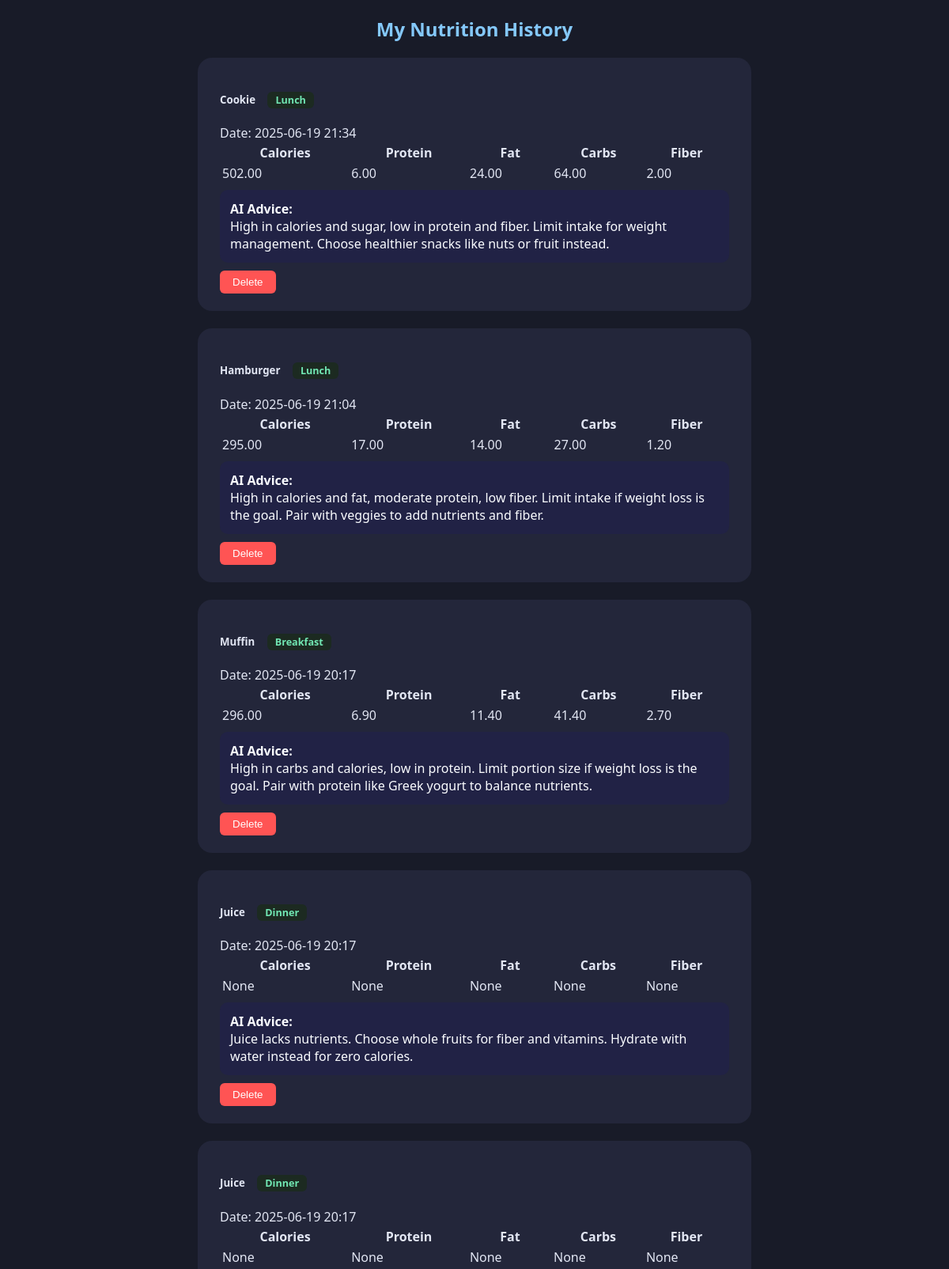
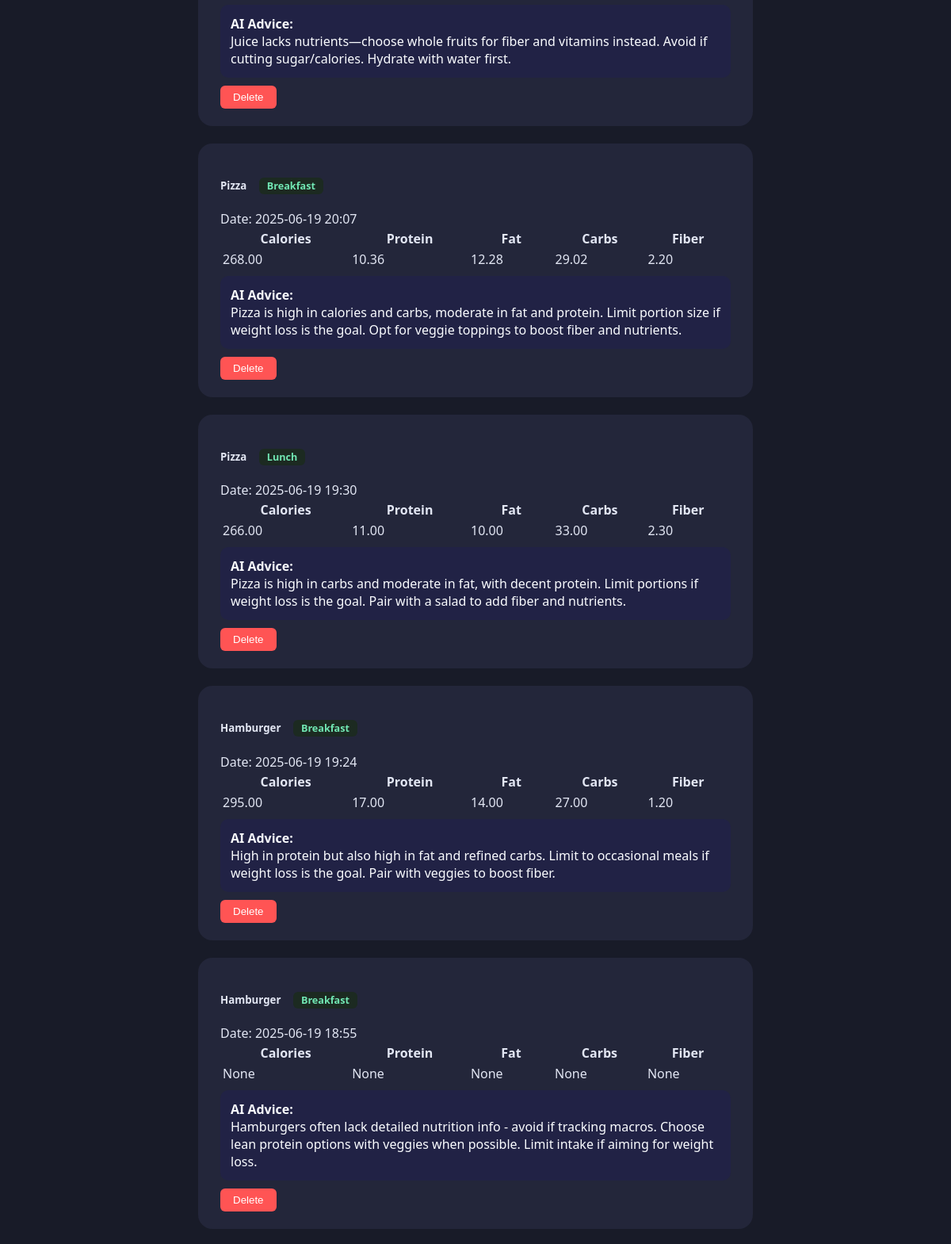
The page /history (signed in, upper part) on the database its author committed (2 pictures, top to bottom).
### backend/models.py (models this page shows)
class AnalysisHistory(db.Model):
    id = db.Column(db.Integer, primary_key=True)
    user_id = db.Column(db.Integer, nullable=False)
    food_name = db.Column(db.String(100))
    nutrients = db.Column(db.Text)
    ai_advice = db.Column(db.Text)
    timestamp = db.Column(db.DateTime, default=datetime.utcnow)
    tag = db.Column(db.String(20))

### app.py (the view)
    @app.route('/history')
    def history():
        if 'user_id' not in session:
            flash('Please log in first!')
            return redirect(url_for('login'))
        records = AnalysisHistory.query.filter_by(user_id=session['user_id']).order_by(
            AnalysisHistory.timestamp.desc()).all()
        for r in records:
            try:
                r.nutrients_dict = json.loads(r.nutrients)
            except Exception:
                r.nutrients_dict = {}
        return render_template('history.html', records=records)

### templates/history.html (shortened to what this page needs)
<!DOCTYPE html>
<html lang="en">
<head>
</head>
<body>
<h2 style="text-align:center;color:#84c8fa;">My Nutrition History</h2>
<div style="max-width:700px; margin:0 auto;">
    {% for item in records %}
    <div class="history-card">
        <h5>
            {{ item.food_name }}
            {% if item.tag %}
            <span class="meal-tag">
                            {{ item.tag.replace('_', ' ') | title }}
                        </span>
            {% endif %}
        </h5>
        <div>Date: {{ item.timestamp.strftime('%Y-%m-%d %H:%M') }}</div>
        <div class="nutrients-table">
            <table style="width:100%;">
                <tr>
                    {% for key in item.nutrients_dict.keys() %}
                    <th>{{ key|capitalize }}</th>
                    {% endfor %}
                </tr>
                <tr>
                    {% for value in item.nutrients_dict.values() %}
                    <td>
                        {% if value is number %}
                        {{ '%.2f'|format(value) }}
                        {% else %}
                        {{ value }}
                        {% endif %}
                    </td>
                    {% endfor %}
                </tr>
            </table>
        </div>
        {% if item.ai_advice %}
        <div class="advice"><b>AI Advice:</b><br>{{ item.ai_advice }}</div>
        {% endif %}
        <form action="{{ url_for('delete_history', history_id=item.id) }}" method="post" style="display:inline;">
            <button type="submit"
                    onclick="return confirm('Are you sure you want to delete this record?');"
                    style="background:#ff5454;color:#fff;border:none;border-radius:6px;padding:7px 16px;cursor:pointer;margin-top:10px;">
                Delete
            </button>
        </form>
    </div>
    {% endfor %}
</div>
</body>
</html>

### templates/history.html (style rules this page uses)
body { background: #181b28; color: #e2e6f3; font-family: 'Segoe UI', Arial, sans-serif; }
.history-card { background: #23263a; border-radius: 18px; margin-bottom: 22px; padding: 22px 28px; }
.advice { background: #212245; color: #fafcff; border-radius: 10px; padding: 13px; margin-top: 7px; }
.meal-tag { font-size: 0.95em; color: #71e7b3; background: #1c2a21; border-radius: 6px; padding: 2px 10px; margin-left: 12px; }

### rows shown on the page
AnalysisHistory: food_name "Cookie", tag.replace "Lunch", timestamp "2025-06-19 21:34", keys "Calories" "Protein" "Fat" "Carbs" "Fiber", value "502.00" "6.00" "24.00" "64.00" "2.00", ai_advice "High in calories and sugar, low in protein and fiber. Limit intake for weight management. Choose healthier snacks like nuts or fruit instead."
AnalysisHistory: food_name "Hamburger", tag.replace "Lunch", timestamp "2025-06-19 21:04", keys "Calories" "Protein" "Fat" "Carbs" "Fiber", value "295.00" "17.00" "14.00" "27.00" "1.20", ai_advice "High in calories and fat, moderate protein, low fiber. Limit intake if weight loss is the goal. Pair with veggies to add nutrients and fiber."
AnalysisHistory: food_name "Muffin", tag.replace "Breakfast", timestamp "2025-06-19 20:17", keys "Calories" "Protein" "Fat" "Carbs" "Fiber", value "296.00" "6.90" "11.40" "41.40" "2.70", ai_advice "High in carbs and calories, low in protein. Limit portion size if weight loss is the goal. Pair with protein like Greek yogurt to balance nutrients."
AnalysisHistory: food_name "Juice", tag.replace "Dinner", timestamp "2025-06-19 20:17", keys "Calories" "Protein" "Fat" "Carbs" "Fiber", values "None" "None" "None" "None" "None", ai_advice "Juice lacks nutrients. Choose whole fruits for fiber and vitamins. Hydrate with water instead for zero calories."
AnalysisHistory: food_name "Juice", tag.replace "Dinner", timestamp "2025-06-19 20:17", keys "Calories" "Protein" "Fat" "Carbs" "Fiber", values "None" "None" "None" "None" "None", ai_advice "Juice lacks nutrients—choose whole fruits for fiber and vitamins instead. Avoid if cutting sugar/calories. Hydrate with water first."
AnalysisHistory: food_name "Pizza", tag.replace "Breakfast", timestamp "2025-06-19 20:07", keys "Calories" "Protein" "Fat" "Carbs" "Fiber", value "268.00" "10.36" "12.28" "29.02" "2.20", ai_advice "Pizza is high in calories and carbs, moderate in fat and protein. Limit portion size if weight loss is the goal. Opt for veggie toppings to boost fiber and nutrients."
AnalysisHistory: food_name "Pizza", tag.replace "Lunch", timestamp "2025-06-19 19:30", keys "Calories" "Protein" "Fat" "Carbs" "Fiber", value "266.00" "11.00" "10.00" "33.00" "2.30", ai_advice "Pizza is high in carbs and moderate in fat, with decent protein. Limit portions if weight loss is the goal. Pair with a salad to add fiber and nutrients."
AnalysisHistory: food_name "Hamburger", tag.replace "Breakfast", timestamp "2025-06-19 19:24", keys "Calories" "Protein" "Fat" "Carbs" "Fiber", value "295.00" "17.00" "14.00" "27.00" "1.20", ai_advice "High in protein but also high in fat and refined carbs. Limit to occasional meals if weight loss is the goal. Pair with veggies to boost fiber."
AnalysisHistory: food_name "Hamburger", tag.replace "Breakfast", timestamp "2025-06-19 18:55", keys "Calories" "Protein" "Fat" "Carbs" "Fiber", values "None" "None" "None" "None" "None", ai_advice "Hamburgers often lack detailed nutrition info - avoid if tracking macros. Choose lean protein options with veggies when possible. Limit intake if aiming for weight loss."
